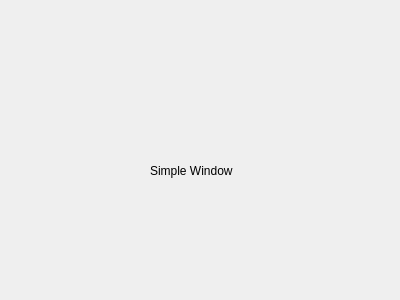
<?xml version="1.0" encoding="UTF-8"?>
<ui version="4.0">
 <class>SimpleWindow</class>
 <widget class="QDialog" name="SimpleWindow">
  <property name="geometry">
   <rect>
    <x>0</x>
    <y>0</y>
    <width>400</width>
    <height>300</height>
   </rect>
  </property>
  <property name="windowTitle">
   <string>Dialog</string>
  </property>
  <widget class="QLabel" name="label">
   <property name="geometry">
    <rect>
     <x>150</x>
     <y>120</y>
     <width>201</width>
     <height>101</height>
    </rect>
   </property>
   <property name="text">
    <string>Simple Window</string>
   </property>
  </widget>
 </widget>
 <resources/>
 <connections/>
</ui>
